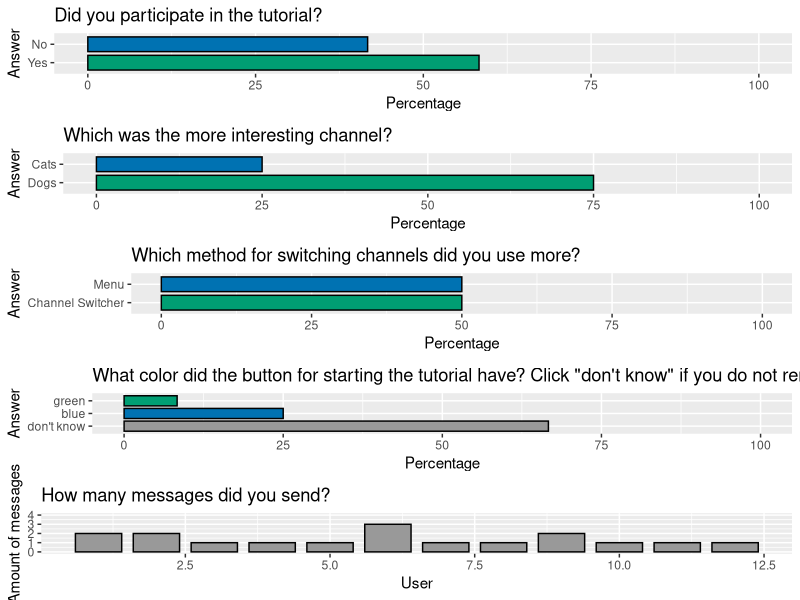

Here is the R script that generated this plot:
library(ggplot2)
library(reshape2)

setwd("/Users/jk/Documents/Uni/master/impl/eek/plots")

multiplot <- function(..., plotlist=NULL, file, cols=1, layout=NULL) {
  library(grid)
  
  # Make a list from the ... arguments and plotlist
  plots <- c(list(...), plotlist)
  
  numPlots = length(plots)
  
  # If layout is NULL, then use 'cols' to determine layout
  if (is.null(layout)) {
    # Make the panel
    # ncol: Number of columns of plots
    # nrow: Number of rows needed, calculated from # of cols
    layout <- matrix(seq(1, cols * ceiling(numPlots/cols)),
                     ncol = cols, nrow = ceiling(numPlots/cols))
  }
  
  if (numPlots==1) {
    print(plots[[1]])
    
  } else {
    # Set up the page
    grid.newpage()
    pushViewport(viewport(layout = grid.layout(nrow(layout), ncol(layout))))
    
    # Make each plot, in the correct location
    for (i in 1:numPlots) {
      # Get the i,j matrix positions of the regions that contain this subplot
      matchidx <- as.data.frame(which(layout == i, arr.ind = TRUE))
      
      print(plots[[i]], vp = viewport(layout.pos.row = matchidx$row,
                                      layout.pos.col = matchidx$col))
    }
  }
}
perc <- function (x,y) {
  (x/y)*100
}

fullCbbPalette <- c("#000000", "#E69F00", "#56B4E9", "#009E73", "#F0E442", "#0072B2", "#D55E00", "#CC79A7", "#999999", "#E69F00", "#56B4E9", "#009E73")
cbbPalette <- c("#009E73", "#0072B2")

f <- c("Yes","No")
survey.q1 <- data.frame(
  x = factor(f, levels=f),
  y = c(58.3, 41.7)
)
f <- c("Dogs","Cats")
survey.q2 <- data.frame(
  x = factor(f, levels=f),
  y = c(75, 25)
)
f <- c("Channel Switcher","Menu")
survey.q3 <- data.frame(
  x = factor(f, levels=f),
  y = c(50, 50)
)
survey.q4 <- data.frame(
  x = seq(1,12),
  y = c(2,2,1,1,1,3,1,1,2,1,1,1)
)
f <- c("don't know","blue","green")
survey.q5 <- data.frame(
  x = factor(f, levels=f),
  y = c(perc(8,12),perc(3,12),perc(1,12))
)

plotSettings <- function (palette, t) {
  
}
plotAnswer <- function (d, t, palette = cbbPalette) {
  ggplot(data=d, aes(x=x, y=y, fill=x)) +
    geom_bar(colour="black", width=.8, stat="identity") +
    xlab("Answer") +
    ylab("Percentage") +
    ylim(c(0, 100)) +
    scale_fill_manual(values=palette) +
    ggtitle(t) +
    guides(fill=FALSE) +
    coord_flip()
}

survey.q1.results <- plotAnswer(survey.q1,"Did you participate in the tutorial?")
survey.q2.results <- plotAnswer(survey.q2,"Which was the more interesting channel?")
survey.q3.results <- plotAnswer(survey.q3,"Which method for switching channels did you use more?")
survey.q4.results <- ggplot(data=survey.q4, aes(x=x, y=y, fill=x)) +
  geom_bar(colour="black", width=.8, fill="#999999", stat="identity") +
  xlab("User") +
  ylab("Amount of messages") +
  ylim(c(0, 4)) +
  scale_fill_manual(values=fullCbbPalette[9]) +
  ggtitle("How many messages did you send?") +
  guides(fill=FALSE)
survey.q5.results <- plotAnswer(survey.q5,"What color did the button for starting the tutorial have? Click \"don't know\" if you do not remember.",fullCbbPalette[c(9,6,4)])

pdf("survey.pdf", 10, 14)
multiplot(survey.q1.results, survey.q2.results, survey.q3.results, survey.q5.results, survey.q4.results, cols = 1)
dev.off()

survey.q4.results.mean <- mean(survey.q4$y)

# f <- c("Dogs", "Cats")
# kibana.channelInterest.messages <- data.frame(
#   x = factor(f, levels=f),
#   y = c(47, 21)
# )
# kibana.channelInterest.scrolling <- data.frame(
#   x = factor(f, levels=f),
#   y = c(62, 25)
# )
# 
# kibana.tutorialButton <- data.frame(
#   groups = c("Treatment", "Control"),
#   started = c((4/6)*100,(3/6)*100),
#   skipped = c((2/6)*100,(3/6)*100)
# )
# ggplot(
#   data=melt(kibana.tutorialButton, id.var="groups"),
#   aes(x=groups, y= value, fill=variable)
# ) +
#   geom_bar(colour="black", width=.8, stat="identity") +
#   xlab("Answer") +
#   ylab("Percentage") +
#   #ylim(c(0, 100)) +
#   scale_fill_manual(values=cbbPalette,name="Decision",
#                     labels=c("Started", "Skipped")) +
#   ggtitle("A/B Test Results: Tutorial Button Styling")
# 
# kibana.channelSwitching <- data.frame(
#   group = c("Quick Switcher", "Menu"),
#   value = c(perc(20,43),perc(23,43))
# )
# ggplot(kibana.channelSwitching, aes(x="", y=value, fill=group)) +
#   scale_fill_manual(values=cbbPalette,
#                     name="Decision") +
#   geom_bar(width = 1, stat = "identity")+
#   coord_polar("y", start=0)
